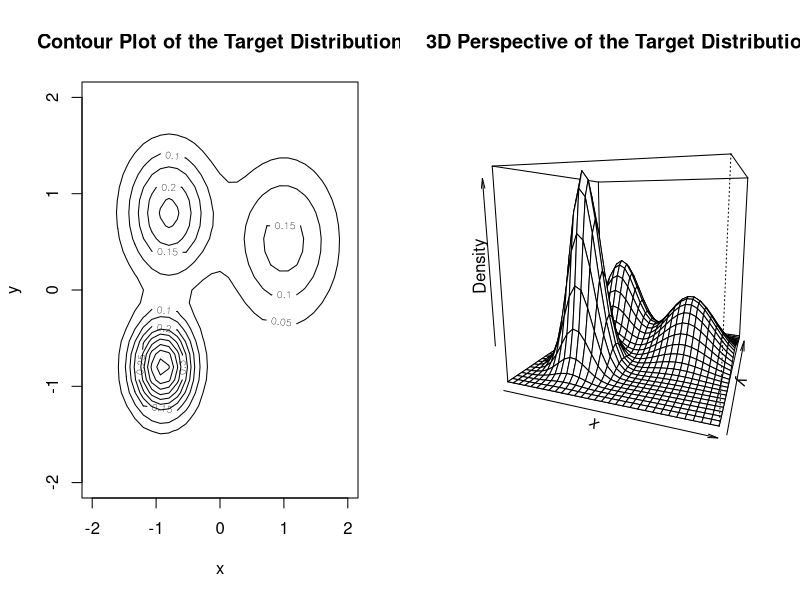

This chart was generated by the following R code:
contourplot = function(target,n = 50,minx=-2,maxx=2,miny=-2,maxy=2){
  n = 31
  dens = matrix(0,n,n)
  l1 = seq(minx,maxx,length = n)
  l2 = seq(miny,maxy,length = n)
  for (i in 1:n){
    for (j in 1:n){
      dens[i,j] = target(l1[i],l2[j])
    }
  }
  return (list(dens,l1,l2))
}

MVND = function(M,S,SS,x,y){
  X = c(x,y)
  return (as.numeric(1/(2*pi*sqrt(det(S)))*exp(-1/2*(X-M)%*%SS%*%(X-M))))
}

M1 = c(-0.9,-0.8)
S1 = matrix(c(0.1,0,0,0.1),nrow = 2)
SS1 = solve(S1)
W1 = 3
M2 = c(-0.8,0.8)
S2 = matrix(c(0.2,0,0,0.2),nrow = 2)
SS2 = solve(S2)
W2 = 3
M3 = c(1,0.5)
S3 = matrix(c(0.3,0,0,0.3),nrow = 2)
SS3 = solve(S3)
W3 = 3

target = function(x,y){
  return (1*MVND(M1,S1,SS1,x,y)/W1+1*MVND(M2,S2,SS2,x,y)/W2+1*MVND(M3,S3,SS3,x,y)/W3)
}

contourplotout = contourplot(target, n = 1000, minx = -2, maxx = 2, miny = -2, maxy = 2)

tdens = contourplotout[[1]]
l1 = contourplotout[[2]]
l2 = contourplotout[[3]]

par(mfrow = c(1,2))
contour(l1,l2,tdens, main = 'Contour Plot of the Target Distribution', xlab = 'x', ylab = 'y')
persp(l1,l2,tdens, phi = 10, theta  = 20, xlab = 'x', ylab = 'y', main = '3D Perspective of the Target Distribution', zlab = 'Density')